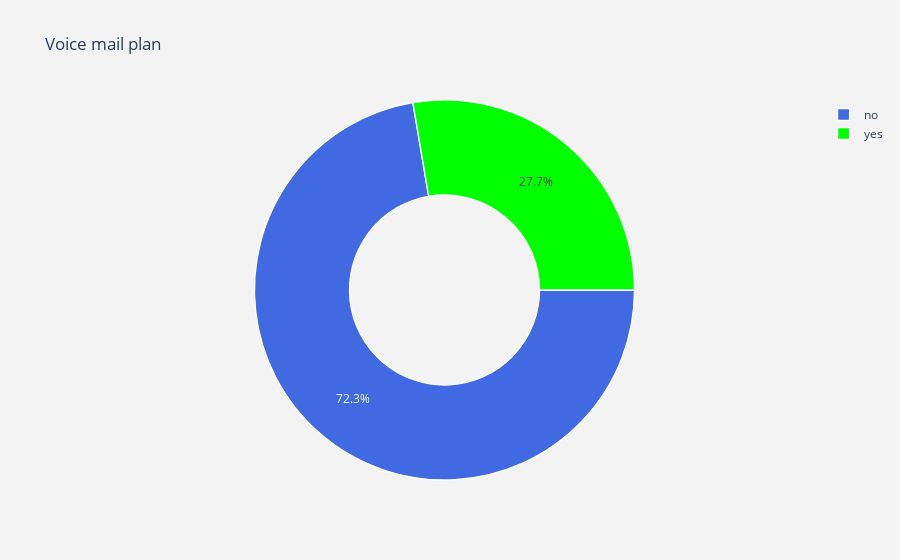

Here is the notebook cell this chart was saved with:
### Code cell
trace = go.Pie(labels = df["voice mail plan"].value_counts().keys().tolist(),
               values = df["voice mail plan"].value_counts().values.tolist(),
               marker = dict(colors = ['royalblue','lime'],
                             line = dict(color = "white", width =  1.3)
                            ),
               rotation = 90,
               hoverinfo = "label+value+text",
               hole = .5
              )
layout = go.Layout(dict(title = "Voice mail plan",
                        plot_bgcolor = "rgb(243,243,243)",
                        paper_bgcolor = "rgb(243,243,243)",
                       )
                  )
data = [trace]
fig = go.Figure(data = data, layout = layout)
py.iplot(fig)

### Figure 1 — Plotly figure (JSON) as saved in the notebook; plotly's stock layout.template omitted (floating-point values rounded to 4 significant figures)
{"data": [{"hole": 0.5, "hoverinfo": "label+value+text", "labels": ["no", "yes"], "marker": {"colors": ["royalblue", "lime"], "line": {"color": "white", "width": 1.3}}, "rotation": 90, "type": "pie", "values": [2411, 922]}], "layout": {"paper_bgcolor": "rgb(243,243,243)", "plot_bgcolor": "rgb(243,243,243)", "title": {"text": "Voice mail plan"}}}
